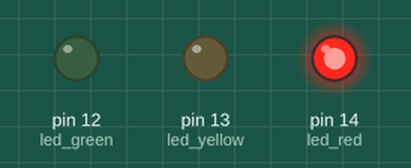
Recording of a sketch running on a simulated Arduino Uno, built with avr-gcc and run on an emulated ATmega328P. Parts: output pins drawn as LEDs (lit = HIGH).

Above: at 1.5 s.
At 3.6 s:
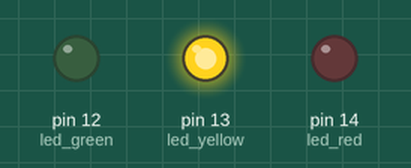
At 6.7 s:
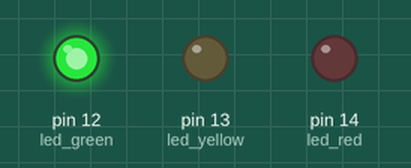
At 9.25 s:
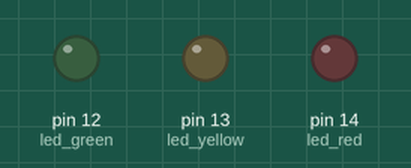
Timing chart, 0 to 12.1 s (numbered marks = the images above):
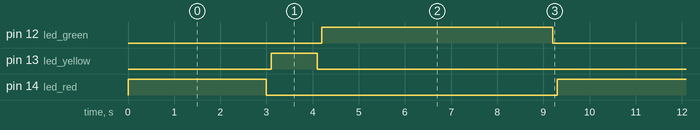

The sketch:

den_giao_thong.ino
```cpp
const int led_red =14;
const int led_yellow= 13;
const int led_green =12;
void led(const int i, unsigned long time){
 digitalWrite(i, HIGH);
 delay(time);
 digitalWrite(i, LOW);
 delay(100);
}
void setup() {
  pinMode(led_red, OUTPUT);
  pinMode(led_yellow, OUTPUT);
  pinMode(led_green, OUTPUT);

}

void loop() {

  led(led_red,3000);
  led(led_yellow,1000);
  led(led_green,5000);


}
```

Measured:
- by itself, pin 12 (led_green): alternates HIGH for 5.0 s and LOW for 4.3 s
- by itself, pin 13 (led_yellow): alternates HIGH for 1.0 s and LOW for 8.3 s
- by itself, pin 14 (led_red): alternates HIGH for 3.0 s and LOW for 6.3 s
